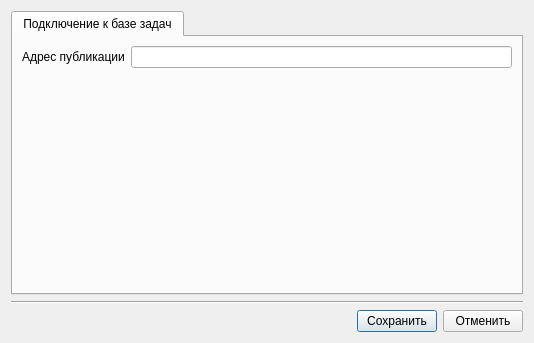
<?xml version="1.0" encoding="UTF-8"?>
<ui version="4.0">
 <class>SettingsWindow</class>
 <widget class="QDialog" name="SettingsWindow">
  <property name="geometry">
   <rect>
    <x>0</x>
    <y>0</y>
    <width>534</width>
    <height>343</height>
   </rect>
  </property>
  <property name="windowTitle">
   <string>Dialog</string>
  </property>
  <layout class="QGridLayout" name="gridLayout">
   <item row="0" column="0">
    <layout class="QVBoxLayout" name="verticalLayout">
     <item>
      <widget class="QTabWidget" name="tabWidget">
       <property name="currentIndex">
        <number>0</number>
       </property>
       <widget class="QWidget" name="tab">
        <attribute name="title">
         <string>Подключение к базе задач</string>
        </attribute>
        <layout class="QGridLayout" name="gridLayout_3">
         <item row="0" column="0">
          <layout class="QFormLayout" name="formLayout">
           <item row="1" column="0">
            <widget class="QLabel" name="label">
             <property name="text">
              <string>Адрес публикации</string>
             </property>
            </widget>
           </item>
           <item row="1" column="1">
            <widget class="QLineEdit" name="lineEdit"/>
           </item>
          </layout>
         </item>
        </layout>
       </widget>
      </widget>
     </item>
    </layout>
   </item>
   <item row="2" column="0">
    <layout class="QHBoxLayout" name="horizontalLayout">
     <item>
      <spacer name="horizontalSpacer">
       <property name="orientation">
        <enum>Qt::Horizontal</enum>
       </property>
       <property name="sizeHint" stdset="0">
        <size>
         <width>40</width>
         <height>20</height>
        </size>
       </property>
      </spacer>
     </item>
     <item>
      <widget class="QPushButton" name="save">
       <property name="text">
        <string>Сохранить</string>
       </property>
      </widget>
     </item>
     <item>
      <widget class="QPushButton" name="cancel">
       <property name="text">
        <string>Отменить</string>
       </property>
      </widget>
     </item>
    </layout>
   </item>
   <item row="1" column="0">
    <widget class="Line" name="line">
     <property name="orientation">
      <enum>Qt::Horizontal</enum>
     </property>
    </widget>
   </item>
  </layout>
 </widget>
 <resources/>
 <connections>
  <connection>
   <sender>cancel</sender>
   <signal>clicked()</signal>
   <receiver>SettingsWindow</receiver>
   <slot>close()</slot>
   <hints>
    <hint type="sourcelabel">
     <x>486</x>
     <y>321</y>
    </hint>
    <hint type="destinationlabel">
     <x>266</x>
     <y>171</y>
    </hint>
   </hints>
  </connection>
 </connections>
</ui>
